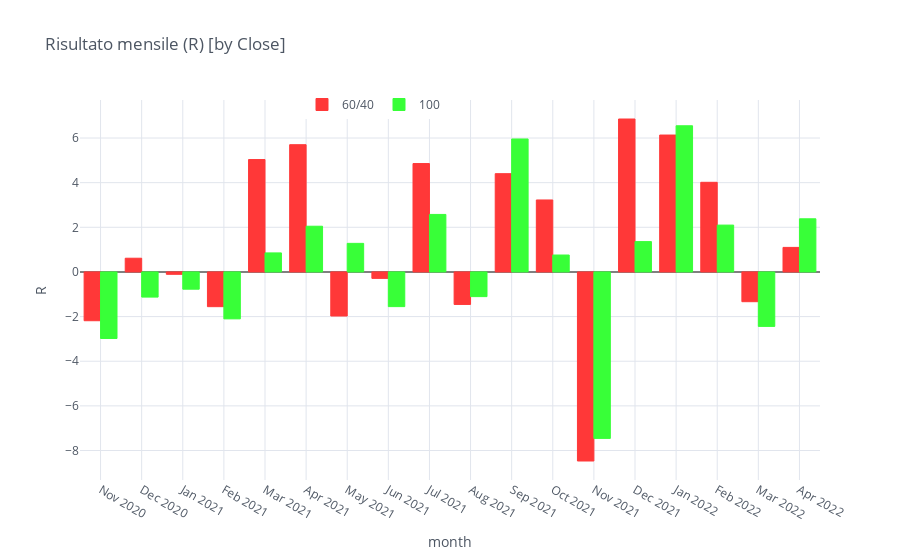

Notebook source saved alongside this figure:
### Code cell
df = merged.copy().groupby(pd.Grouper(freq='M')).sum().reset_index()
df['close'] = df.close.dt.strftime('%b %Y')
df.iplot(kind='bar', x='close', opacity=1, title='Risultato mensile (R) [by Close]',
         yTitle='R', zerolinecolor='grey', colors=cf_colors, xTitle='month', legend='top')

### Figure 1 — Plotly figure (JSON) as saved in the notebook; plotly's stock layout.template omitted (floating-point values rounded to 4 significant figures)
{"data": [{"marker": {"color": "rgba(255, 56, 56, 1)", "line": {"color": "rgba(255, 56, 56, 1.0)", "width": 1}}, "name": "60/40", "orientation": "v", "text": "", "type": "bar", "x": ["Nov 2020", "Dec 2020", "Jan 2021", "Feb 2021", "Mar 2021", "Apr 2021", "May 2021", "Jun 2021", "Jul 2021", "Aug 2021", "Sep 2021", "Oct 2021", "Nov 2021", "Dec 2021", "Jan 2022", "Feb 2022", "Mar 2022", "Apr 2022"], "y": [-2.186, 0.6144, -0.1062, -1.556, 5.036, 5.701, -1.975, -0.2886, 4.856, -1.456, 4.403, 3.225, -8.47, 6.852, 6.133, 4.016, -1.333, 1.099]}, {"marker": {"color": "rgba(56, 255, 56, 1)", "line": {"color": "rgba(56, 255, 56, 1.0)", "width": 1}}, "name": "100", "orientation": "v", "text": "", "type": "bar", "x": ["Nov 2020", "Dec 2020", "Jan 2021", "Feb 2021", "Mar 2021", "Apr 2021", "May 2021", "Jun 2021", "Jul 2021", "Aug 2021", "Sep 2021", "Oct 2021", "Nov 2021", "Dec 2021", "Jan 2022", "Feb 2022", "Mar 2022", "Apr 2022"], "y": [-2.982, -1.126, -0.773, -2.103, 0.8522, 2.048, 1.28, -1.553, 2.577, -1.106, 5.957, 0.7576, -7.457, 1.359, 6.549, 2.098, -2.439, 2.381]}], "layout": {"legend": {"bgcolor": "#FFFFFF", "font": {"color": "#4D5663"}, "orientation": "h", "x": 0.3, "y": 0.95, "yanchor": "bottom"}, "paper_bgcolor": "#FFFFFF", "plot_bgcolor": "#FFFFFF", "showlegend": true, "title": {"font": {"color": "#4D5663"}, "text": "Risultato mensile (R) [by Close]"}, "xaxis": {"gridcolor": "#E1E5ED", "showgrid": true, "tickfont": {"color": "#4D5663"}, "title": {"font": {"color": "#4D5663"}, "text": "month"}, "zerolinecolor": "grey"}, "yaxis": {"gridcolor": "#E1E5ED", "showgrid": true, "tickfont": {"color": "#4D5663"}, "title": {"font": {"color": "#4D5663"}, "text": "R"}, "zerolinecolor": "grey"}}}
